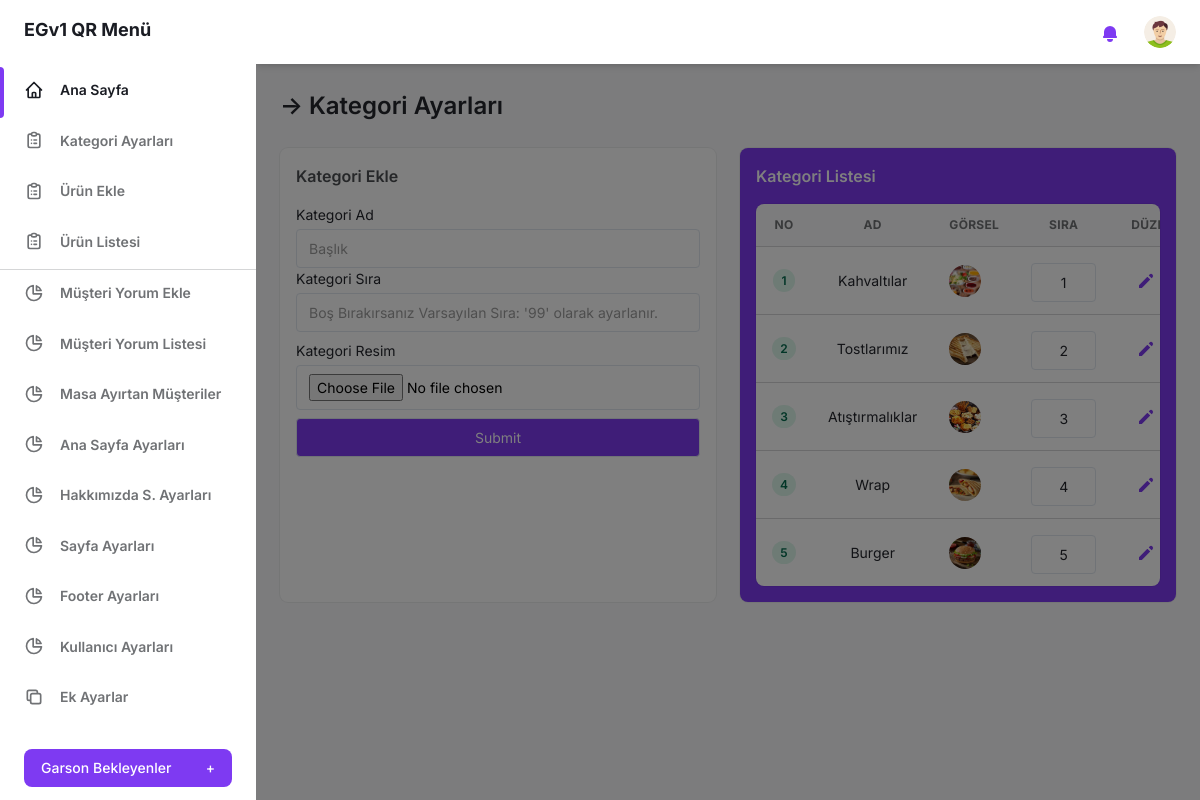
Page /admin-panel/kategori-ayarlari.php (signed in) on the committed database.
### tables this page shows
CREATE TABLE IF NOT EXISTS `kategori_tablosu` (
  `kategori_id` int(11) NOT NULL AUTO_INCREMENT,
  `kategori_ad` varchar(50) NOT NULL,
  `kategori_resim` varchar(50) NOT NULL,
  `kategori_sira` int(3) NOT NULL,
  PRIMARY KEY (`kategori_id`)
);

### admin-panel/kategori-ayarlari.php (the view, shortened to what this page needs)
<?php
include("login-kontrol.php");
?>
<!DOCTYPE html>
<html :class="{ 'theme-dark': dark }" x-data="data()" lang="tr">
<head>
    <link rel="stylesheet" href="./assets/css/tailwind.output.css" />
</head>
<body>
    <div class="flex h-screen bg-gray-50 dark:bg-gray-900" :class="{ 'overflow-hidden': isSideMenuOpen}">
        <?php include("sidebar.php"); ?>
        <div class="flex flex-col flex-1">
            <?php include("header.php"); ?>
            <main class="h-full pb-16 overflow-y-auto">
                <div class="container px-6 mx-auto grid ">
                    <h2 class="my-6 text-2xl font-semibold  text-gray-700 dark:text-gray-200">
                        &RightArrow; Kategori Ayarları
                    </h2>
                    <div class="grid gap-6 mb-8 md:grid-cols-2">
                        <div class="min-w-0 p-4 bg-white rounded-lg shadow-xs dark:bg-gray-800">
                            <h4 class="mb-4 font-semibold text-gray-600 dark:text-gray-300">
                                Kategori Ekle
                            </h4>
                            <form enctype="multipart/form-data" method="POST">
                                <label class="block text-sm">
                                    <span class="text-gray-700 dark:text-gray-400">Kategori Ad </span>
                                    <input type="text" name="kategori-ad" class="block w-full mt-1 text-sm dark:border-gray-600 dark:bg-gray-700 focus:border-purple-400 focus:outline-none focus:shadow-outline-purple dark:text-gray-300 dark:focus:shadow-outline-gray form-input" placeholder="Başlık" required />
                                </label>
                                <label class="block text-sm">
                                    <span class="text-gray-700 dark:text-gray-400">Kategori Sıra </span>
                                    <input type="text" name="k-sira" placeholder="Boş Bırakırsanız Varsayılan Sıra: '99' olarak ayarlanır." class="block w-full mt-1 text-sm dark:border-gray-600 dark:bg-gray-700 focus:border-purple-400 focus:outline-none focus:shadow-outline-purple dark:text-gray-300 dark:focus:shadow-outline-gray form-input" />
                                </label>
                                <label class="block text-sm mt-2">
                                    <span class="text-gray-700 dark:text-gray-400">Kategori Resim </span>
                                    <input type="file" name="kategori-resim" class="block w-full mt-1 text-sm dark:border-gray-600 dark:bg-gray-700 focus:border-purple-400 focus:outline-none focus:shadow-outline-purple dark:text-gray-300 dark:focus:shadow-outline-gray form-input" required />
                                </label>
                                <label class="block text-sm mt-2">
                                    <input type="submit" class="block w-full mt-1 bg-purple-600 text-sm text-white dark:border-gray-600 dark:bg-gray-700 focus:border-purple-400 focus:outline-none focus:shadow-outline-purple dark:text-gray-300 dark:focus:shadow-outline-gray form-input" />
                                </label>
                            </form>
                        </div>
                        <div class="min-w-0 p-4 text-white bg-purple-600 rounded-lg shadow-xs">
                            <h4 class="mb-4 font-semibold">
                                Kategori Listesi
                            </h4>
                            <div class="w-full overflow-hidden rounded-lg shadow-xs">
                                <div class="w-full overflow-x-auto">
                                    <table class="w-full whitespace-no-wrap text-center">
                                        <thead>
                                            <tr class="text-xs font-semibold text-center tracking-wide text-left text-gray-500 uppercase border-b dark:border-gray-700 bg-gray-50 dark:text-gray-400 dark:bg-gray-800">
                                                <th class="px-4 py-3">No</th>
                                                <th class="px-4 py-3">Ad</th>
                                                <th class="px-4 py-3">Görsel</th>
                                                <th class="px-4 py-3">Sıra</th>
                                                <th class="px-4 py-3">Düzenle/Sil</th>
                                            </tr>
                                        </thead>
                                        <tbody class="bg-white divide-y dark:divide-gray-700 dark:bg-gray-800">
                                            <?php
                                            $sorgu = "SELECT * FROM kategori_tablosu ORDER BY kategori_sira ASC";
                                            $sonuc = $db->query($sorgu, PDO::FETCH_ASSOC);
                                            $ksira = 0;
                                            foreach ($sonuc as $satir) {
                                                $kid = $satir["kategori_id"];
                                                $ksira += 1;
                                                $kaad = $satir["kategori_ad"];
                                                $kgorsel = $satir["kategori_resim"];
                                                $kategorisira = $satir["kategori_sira"];
                                                echo "
                                                <tr class='text-gray-700 dark:text-gray-4'>
                                                <td class='px-4 py-3 text-xs'>
                                                  <span class='px-2 py-1 font-semibold leading-tight text-green-700 bg-green-100 rounded-full dark:bg-green-700 dark:text-green-100'>
                                                    $ksira
                                                  </span>
                                                </td>
                                                <td class='px-4 py-3 text-sm dark:text-white'>
                                                 $kaad
                                                </td>
                                                <td class='px-4 py-3'>
                                                  <div class='flex items-center text-sm'>
                                                    <div class='w-8 h-8 mr-3 text-center rounded-full'>
                                                      <img class='object-cover w-full h-full rounded-full' src='../images/kategori/$kgorsel' loading='lazy' />
                                                    </div>
                                                  </div>
                                                </td>
                                                <td class='px-4 py-3 text-sm dark:text-white'>
                                                <form method='POST'>
                                                <input type='hidden' value='$kid' name='kategori-id'>
                                                <input type='text' name='kategori-sira' value='$kategorisira' size='1' maxlength='3' class='block  mt-1 text-center text-sm dark:border-gray-600 dark:bg-gray-700 focus:border-purple-400 focus:outline-none focus:shadow-outline-purple dark:text-gray-300 dark:focus:shadow-outline-gray form-input'/>
                                                </form>
                                                </td>
                                                <td class='px-4 py-3'>
                                                  <div class='flex items-center space-x-4 text-sm'>
                                                  <a href='kategori-duzenle.php?id=$kid''>
                                                    <button class='flex items-center justify-between px-2 py-2 text-sm font-medium leading-5 text-purple-600 rounded-lg dark:text-gray-400 focus:outline-none focus:shadow-outline-gray' aria-label='Edit'>
                                                      <svg class='w-5 h-5' aria-hidden='true' fill='currentColor' viewBox='0 0 20 20'>
                                                        <path d='M13.586 3.586a2 2 0 112.828 2.828l-.793.793-2.828-2.828.793-.793zM11.379 5.793L3 14.172V17h2.828l8.38-8.379-2.83-2.828z'>
                                                        </path>
                                                      </svg>
                                                    </button>
                                                        </a>
                                                    <input type='hidden' value='$kid' name='kategori_id'>
                                                    <input type='hidden' value='$kgorsel' name='kategori_resim'>
                                                  </div>
                                                </td>
                                              </tr>
                                                ";
                                            }
                                            ?>
                                        </tbody>
                                    </table>
                                </div>
                            </div>
                        </div>
                    </div>
                </div>
            </main>
        </div>
    </div>
</body>
</html>

### rows in the picture
kategori_tablosu: kategori_ad "Kahvaltılar", kategori_resim (picture), kategori-sira "1"
kategori_tablosu: kategori_ad "Tostlarımız", kategori_resim (picture), kategori-sira "2"
kategori_tablosu: kategori_ad "Atıştırmalıklar", kategori_resim (picture), kategori-sira "3"
kategori_tablosu: kategori_ad "Wrap", kategori_resim (picture), kategori-sira "4"
kategori_tablosu: kategori_ad "Burger", kategori_resim (picture), kategori-sira "5"
